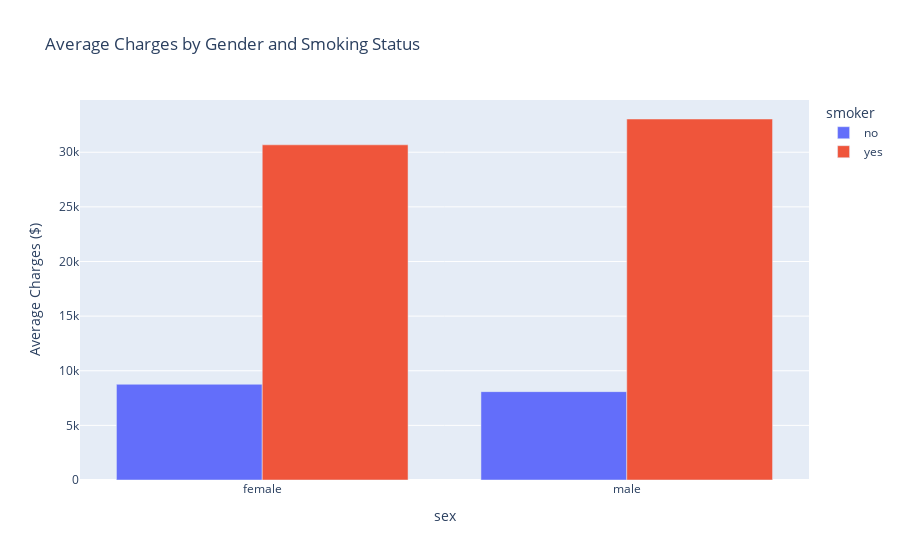

The cell this chart's notebook holds for it:
### Code cell
# This gives the Average Charges by Gender and Smoking Status
avg_charges = df.groupby(['sex', 'smoker'])['charges'].mean().reset_index()

fig = px.bar(
    avg_charges,
    x='sex',
    y='charges',
    color='smoker',
    barmode='group',
    title='Average Charges by Gender and Smoking Status',
    labels={'charges': 'Average Charges ($)'}
)
fig.show()

# - Male and female smokers are charged a lot more than non-smokers.
# - Smoking effects don't differ as much between genders.

### Figure 1 — Plotly figure (JSON) as saved in the notebook; plotly's stock layout.template omitted (floating-point values rounded to 4 significant figures)
{"data": [{"alignmentgroup": "True", "hovertemplate": "smoker=no<br>sex=%{x}<br>Average Charges ($)=%{y}<extra></extra>", "legendgroup": "no", "marker": {"color": "#636efa", "pattern": {"shape": ""}}, "name": "no", "offsetgroup": "no", "orientation": "v", "showlegend": true, "textposition": "auto", "type": "bar", "x": ["female", "male"], "xaxis": "x", "y": [8762.0, 8087.0], "yaxis": "y"}, {"alignmentgroup": "True", "hovertemplate": "smoker=yes<br>sex=%{x}<br>Average Charges ($)=%{y}<extra></extra>", "legendgroup": "yes", "marker": {"color": "#EF553B", "pattern": {"shape": ""}}, "name": "yes", "offsetgroup": "yes", "orientation": "v", "showlegend": true, "textposition": "auto", "type": "bar", "x": ["female", "male"], "xaxis": "x", "y": [30680.0, 33040.0], "yaxis": "y"}], "layout": {"barmode": "group", "legend": {"title": {"text": "smoker"}, "tracegroupgap": 0}, "title": {"text": "Average Charges by Gender and Smoking Status"}, "xaxis": {"anchor": "y", "domain": [0, 1], "title": {"text": "sex"}}, "yaxis": {"anchor": "x", "domain": [0, 1], "title": {"text": "Average Charges ($)"}}}}
